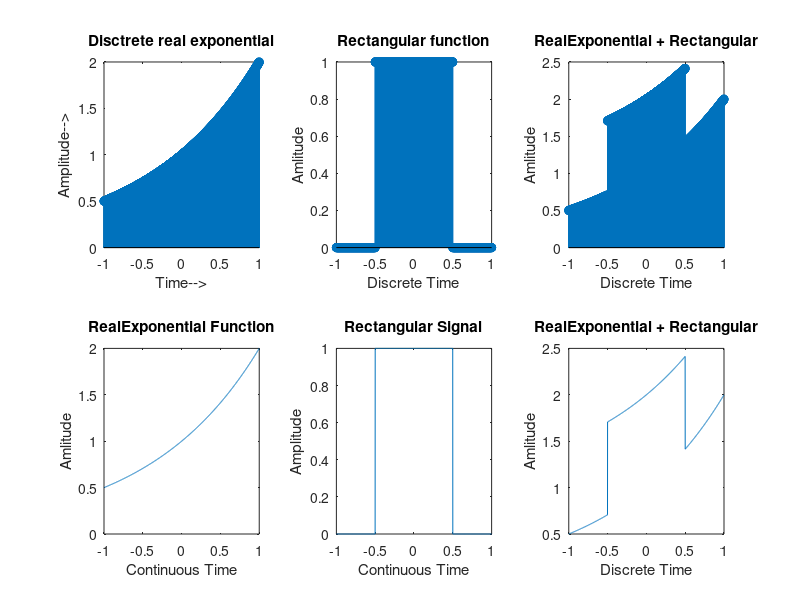

This chart was generated by the following MATLAB code:
% Disctrete real exponential
n=-1:0.001:1;
a=2;
rexp=a.^n;
subplot(2,3,1);
stem(n,rexp);
xlabel('Time-->');
ylabel('Amplitude-->');
title('Disctrete real exponential');


% discrete rectangular function
%fs2=1000;
%t2=-1:1/fs2:1;
n=-1:0.001:1;
rect=rectpuls(n);
subplot(2,3,2);
stem(n,rect);
xlabel('Discrete Time');
ylabel('Amlitude');
title('Rectangular function');

%Addition of realExponential and ractangular function(discrete time)
for i=1:length(rexp)
    add(i)=rexp(i)+rect(i);
end
subplot(2,3,3);
stem(n,add);
xlabel('Discrete Time');
ylabel('Amlitude');
title('RealExponential + Rectangular');


% Continuous real exponential
t=-1:0.001:1;
a=2;
rexp=a.^t;
subplot(2,3,4);
plot(t,rexp);
xlabel('Continuous Time');
ylabel('Amlitude');
title('RealExponential Function');


% continuous rectangular function
%fs=1000;
%t=-1:1/fs:1;
t=-1:0.001:1;
rect=rectpuls(t);
subplot(2,3,5);
plot(t,rect);
xlabel('Continuous Time');
ylabel('Amplitude');
title('Rectangular Signal');

%Addition of realExponential and ractangular function(continous time)
for i=1:length(rexp)
    add(i)=rexp(i)+rect(i);
end
subplot(2,3,6);
plot(t,add);
xlabel('Discrete Time');
ylabel('Amlitude');
title('RealExponential + Rectangular');
